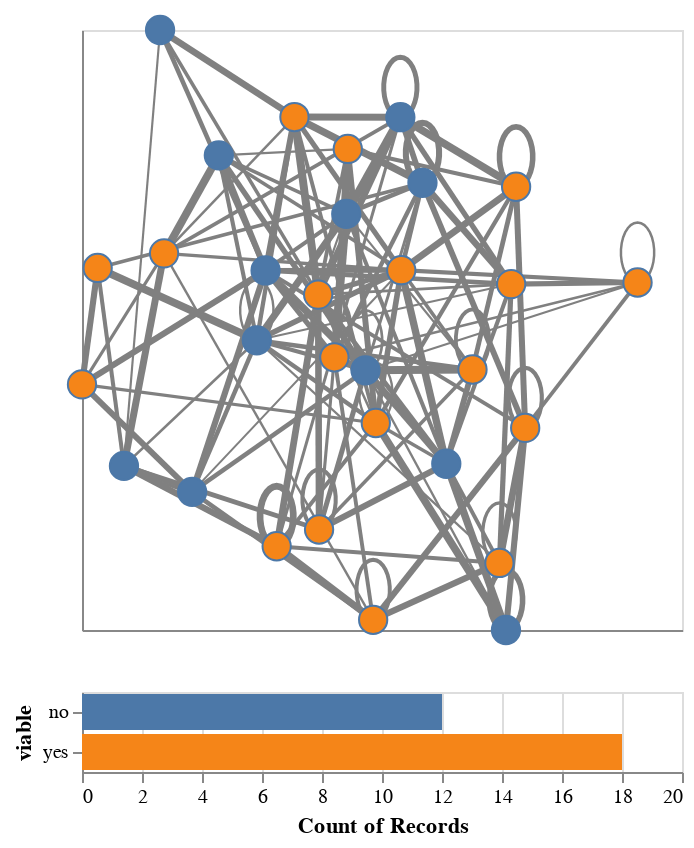

The notebook cell this image was saved under:
### Markdown cell above
Add some advanced exploration features using Altair:

### Code cell
# Get the node layer
#   The possible layers are [edges, arrows, nodes, labels], in this order,
#   but arrows are present only if G is directed and labels only if node_label is not None.
nodes = chart.layer[-1] # Assuming no labels; fine with both directed and undirected G

# Build a brush
brush = alt.selection_interval(encodings = ['x', 'y'])
colour = alt.Color('viable:N', legend = None)

# Condition nodes based on brush
nodes = nodes.encode(
    fill = alt.condition(brush, colour, alt.value('gray')),
).add_params(
    brush
)

# Create a bar graph to show highlighted nodes.
bars = alt.Chart(nodes.data).mark_bar().encode(
    x = alt.X('count()', scale = alt.Scale(domain = (0, 20))),
    y = 'viable',
    color = 'viable',
).transform_filter(
    brush
)

# Recombine layers (including arrows if G is directed) and combine vertically with bars
edges = chart.layer[0] + chart.layer[1] if G.is_directed() else chart.layer[0]
(edges + nodes) & bars

### Figure 1 — Vega-Lite specification as saved in the notebook (floating-point values rounded to 4 significant figures; data arrays with more than 128 entries replaced by an {"elided": "..."} marker saying what was removed)
{"config": {"view": {"continuousWidth": 300, "continuousHeight": 300}}, "vconcat": [{"layer": [{"data": {"name": "data-40d85edb40f28abf03bc2ee9f94c3588"}, "mark": {"type": "line", "color": "grey", "opacity": 1.0}, "encoding": {"detail": {"field": "edge", "type": "quantitative"}, "order": {"field": "order", "type": "quantitative"}, "strokeWidth": {"field": "weight", "legend": null, "type": "quantitative"}, "x": {"axis": {"grid": false, "labels": false, "ticks": false, "title": ""}, "field": "x", "type": "quantitative"}, "y": {"axis": {"grid": false, "labels": false, "ticks": false, "title": ""}, "field": "y", "type": "quantitative"}}}, {"data": {"name": "data-3d4954d2b66bb31c3d27892a3ef2e2f0"}, "mark": {"type": "point", "opacity": 1.0, "shape": "circle", "size": 200, "strokeWidth": 1.0}, "encoding": {"fill": {"condition": {"param": "param_3", "field": "viable", "legend": null, "type": "nominal"}, "value": "gray"}, "tooltip": [{"field": "importance", "type": "quantitative"}, {"field": "name", "type": "quantitative"}, {"field": "viable", "type": "nominal"}], "x": {"axis": {"grid": false, "labels": false, "ticks": false}, "field": "x", "type": "quantitative"}, "y": {"axis": {"grid": false, "labels": false, "ticks": false}, "field": "y", "type": "quantitative"}}, "name": "view_3"}]}, {"data": {"name": "data-3d4954d2b66bb31c3d27892a3ef2e2f0"}, "mark": {"type": "bar"}, "encoding": {"color": {"field": "viable", "type": "nominal"}, "x": {"aggregate": "count", "scale": {"domain": [0, 20]}, "type": "quantitative"}, "y": {"field": "viable", "type": "nominal"}}, "transform": [{"filter": {"param": "param_3"}}]}], "params": [{"name": "param_3", "select": {"type": "interval", "encodings": ["x", "y"]}, "views": ["view_3"]}], "$schema": "https://vega.github.io/schema/vega-lite/v5.17.0.json", "datasets": {"data-40d85edb40f28abf03bc2ee9f94c3588": {"elided": "697 records"}, "data-3d4954d2b66bb31c3d27892a3ef2e2f0": [{"node": 0, "x": 0.7572, "y": 0.4545, "importance": 1.365, "name": 975, "viable": "yes"}, {"node": 1, "x": 0.047, "y": 0.6034, "importance": -1.274, "name": 127, "viable": "yes"}, {"node": 2, "x": 0.6373, "y": 0.8549, "importance": -0.2818, "name": 429, "viable": "yes"}, {"node": 3, "x": 0.0, "y": 0.4093, "importance": 0.04952, "name": 217, "viable": "yes"}, {"node": 4, "x": 1.021, "y": 0.7453, "importance": -0.9417, "name": 218, "viable": "no"}, {"node": 5, "x": 0.8505, "y": 0.4329, "importance": 0.7089, "name": 950, "viable": "no"}, {"node": 6, "x": 0.8735, "y": 0.01701, "importance": -1.417, "name": 722, "viable": "yes"}, {"node": 7, "x": 1.172, "y": 0.4342, "importance": 0.1127, "name": 442, "viable": "yes"}, {"node": 8, "x": 0.3304, "y": 0.2302, "importance": 0.333, "name": 860, "viable": "no"}, {"node": 9, "x": 1.093, "y": 0.2771, "importance": -2.042, "name": 206, "viable": "no"}, {"node": 10, "x": 0.7928, "y": 0.6935, "importance": 1.609, "name": 881, "viable": "no"}, {"node": 11, "x": 1.33, "y": 0.3368, "importance": -0.6254, "name": 630, "viable": "yes"}, {"node": 12, "x": 0.7085, "y": 0.559, "importance": 2.095, "name": 28, "viable": "yes"}, {"node": 13, "x": 0.7112, "y": 0.1675, "importance": 2.173, "name": 402, "viable": "yes"}, {"node": 14, "x": 0.2463, "y": 0.6278, "importance": -1.443, "name": 949, "viable": "yes"}, {"node": 15, "x": 0.4105, "y": 0.7911, "importance": 0.1658, "name": 756, "viable": "no"}, {"node": 16, "x": 0.5244, "y": 0.4829, "importance": 0.1101, "name": 628, "viable": "no"}, {"node": 17, "x": 0.2342, "y": 1.0, "importance": -0.3431, "name": 839, "viable": "no"}, {"node": 18, "x": 1.252, "y": 0.1117, "importance": 0.8364, "name": 496, "viable": "yes"}, {"node": 19, "x": 0.9578, "y": 0.5996, "importance": 0.4881, "name": 199, "viable": "yes"}, {"node": 20, "x": 0.8814, "y": 0.345, "importance": 0.3223, "name": 284, "viable": "yes"}, {"node": 21, "x": 0.955, "y": 0.8546, "importance": 1.192, "name": 56, "viable": "no"}, {"node": 22, "x": 1.302, "y": 0.7387, "importance": 0.5953, "name": 853, "viable": "yes"}, {"node": 23, "x": 1.667, "y": 0.5792, "importance": 0.6425, "name": 703, "viable": "yes"}, {"node": 24, "x": 1.272, "y": 0.0, "importance": -0.9312, "name": 964, "viable": "no"}, {"node": 25, "x": 0.584, "y": 0.1396, "importance": 0.5935, "name": 529, "viable": "yes"}, {"node": 26, "x": 1.288, "y": 0.5765, "importance": 0.02837, "name": 723, "viable": "yes"}, {"node": 27, "x": 0.1259, "y": 0.2735, "importance": -0.3839, "name": 127, "viable": "no"}, {"node": 28, "x": 0.5508, "y": 0.5993, "importance": -0.0005649, "name": 464, "viable": "no"}, {"node": 29, "x": 0.7973, "y": 0.8018, "importance": -0.8156, "name": 86, "viable": "yes"}]}}
